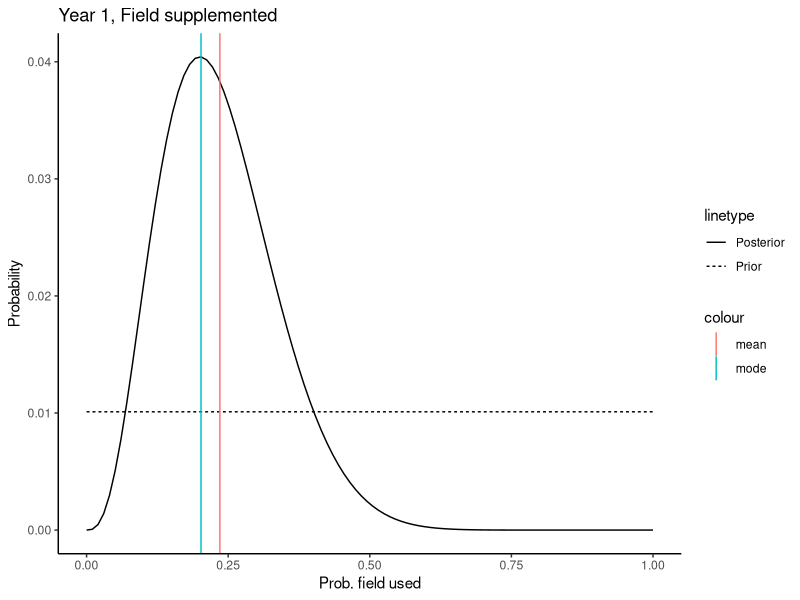
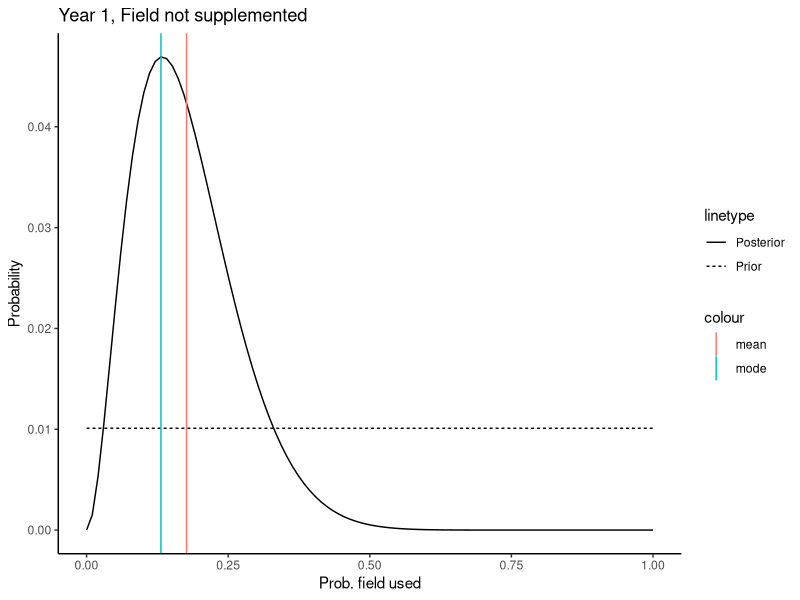
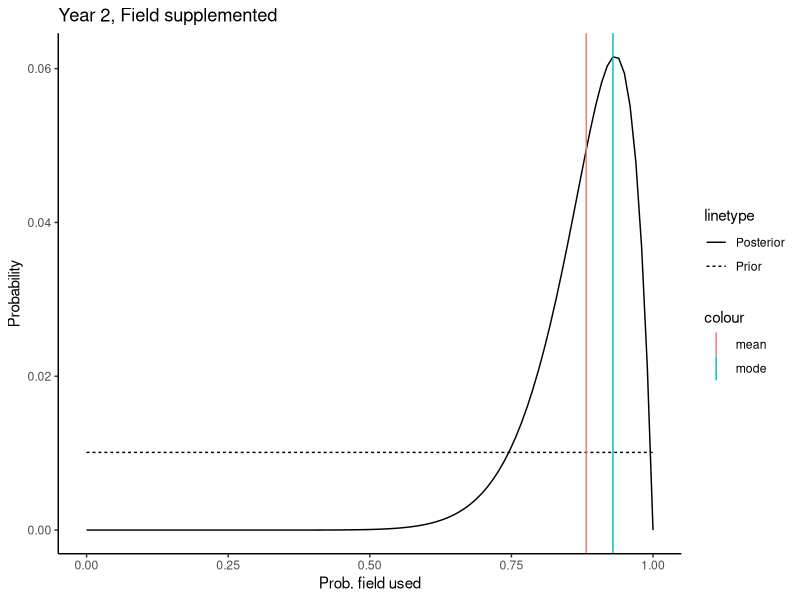
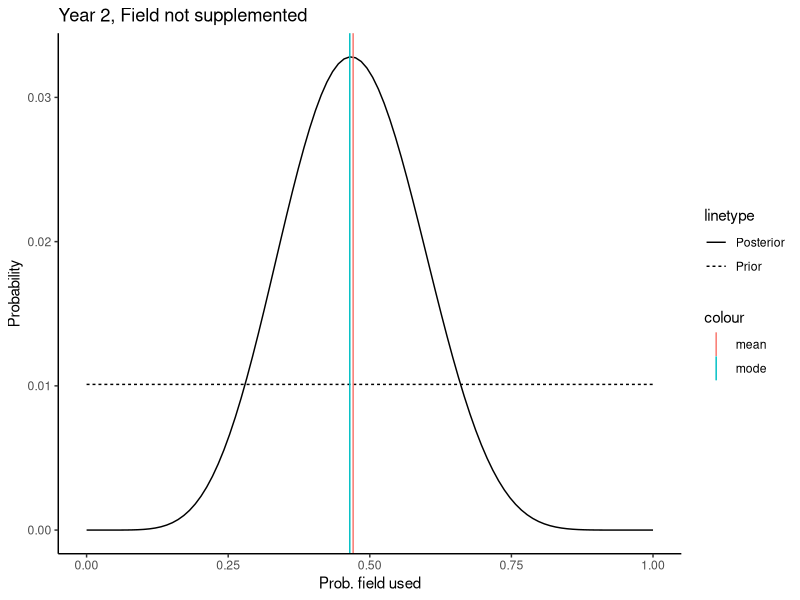
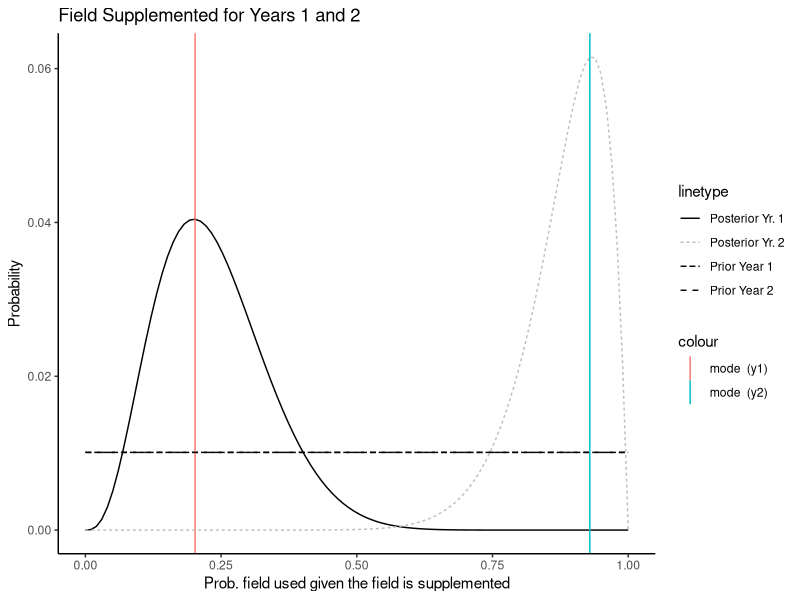
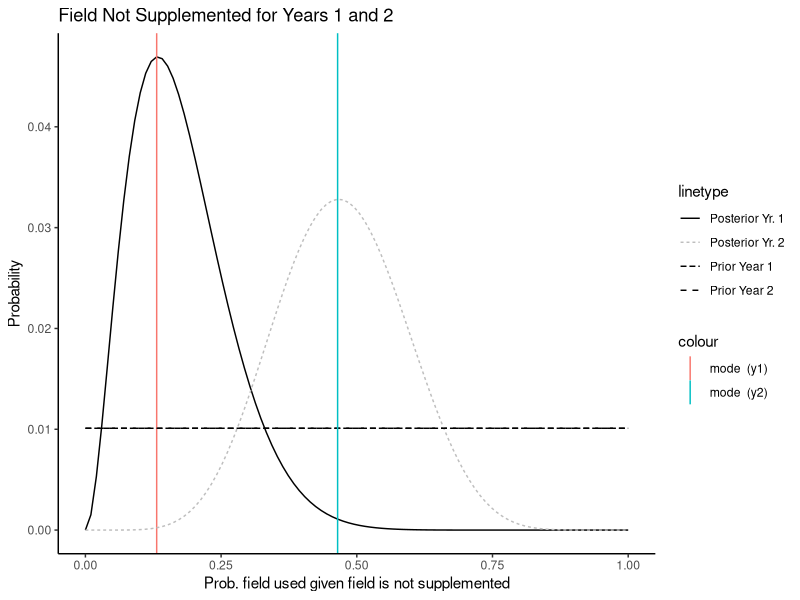
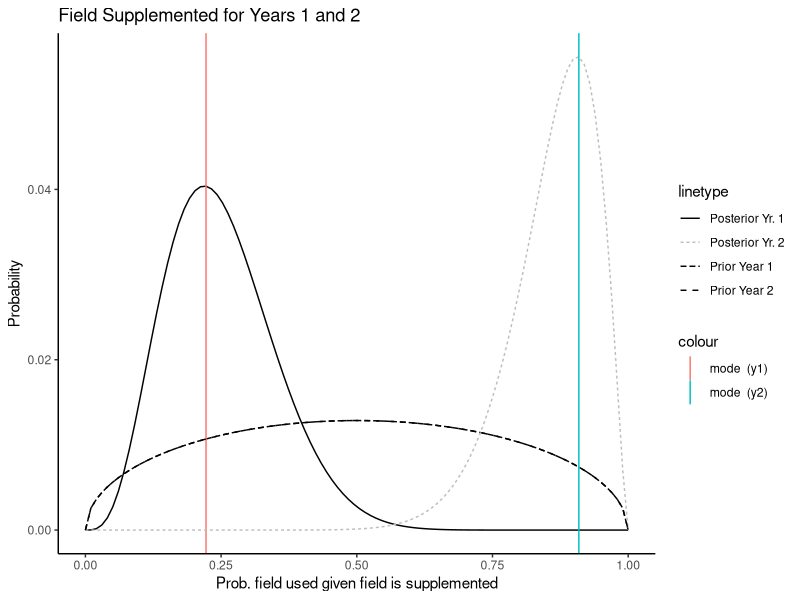
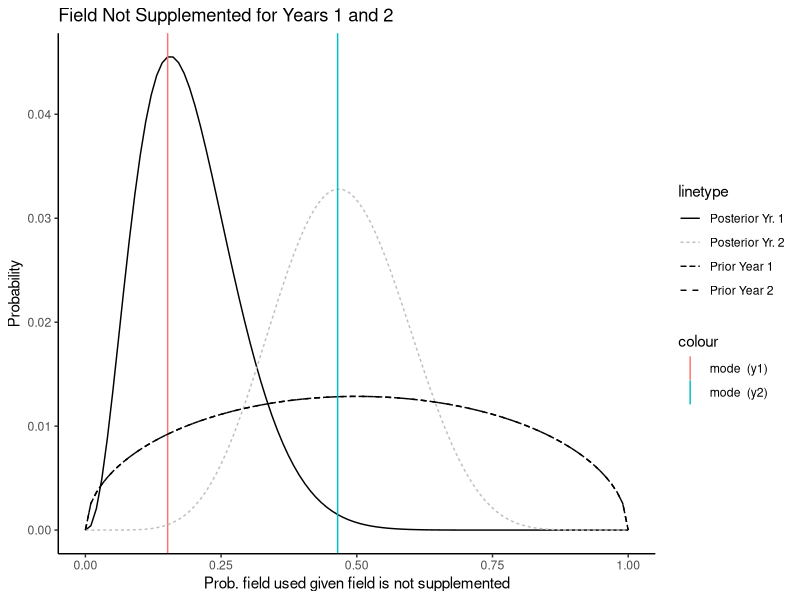

These figures' R source, in order:
## ---- chunk 1
# Reading in the crane data
data = read.csv("crane_data.csv")
print(data)
## ---- chunk 2
## Extracting information from CSV

y1_supp = data[1,2]
#y1_supp  
y1_no_supp = data[2,2]
#y1_no_supp  
y2_supp = data[1,3]
#y2_supp  
y2_no_supp = data[2,3]
#y2_no_supp

N = 15 #number or trials (fields)


extracted_data = list(y1_supp, y1_no_supp, y2_supp, y2_no_supp)
## ---- chunk 3
## Grid approximation (with uniform(0,1) as the prior)
library(ggplot2)
# 1. Define grid
p_grid = seq(0, 1, len=100)
dp = p_grid[2] - p_grid[1]

# 2. Compute prior
prior = dunif(p_grid, 0, 1)


posteriors = list()
mean_p = list()
mode_p = list()

for (i in seq_along(extracted_data)) {

  # 3. Compute likelihood
  element <- dbinom(extracted_data[[i]], size=N, prob=p_grid)
  
  # 4. Compute unnormalized posterior
  unnorm_posterior <- prior * element
  
  # 5. Normalize posterior to "integrate" to one
  posterior <- unnorm_posterior / sum(unnorm_posterior)
  
  # Add prior to list of priors 
  posteriors[[i]] <- posterior
  
  # Computing the means and modes
  mean_p[[i]] <- sum(posterior * p_grid)
  mode_p[[i]] <- p_grid[which.max(posterior)]
  
}  
#posteriors
## ---- chunk 4
# Year 1, Field supplemented
ggplot() + 
      geom_line(aes(x=p_grid, y=posteriors[[1]], linetype="Posterior")) + 
		  geom_line(aes(x=p_grid, y=prior*dp, linetype="Prior")) +
		  ylab("Probability") + xlab("Prob. field used") +
      ggtitle("Year 1, Field supplemented")+
      geom_vline(aes(xintercept=mean_p[[1]], color="mean")) + 
	    geom_vline(aes(xintercept=mode_p[[1]], color="mode"))+		  
      theme_classic()

# Year 1, Field not supplemented
ggplot() + 
      geom_line(aes(x=p_grid, y=posteriors[[2]], linetype="Posterior")) + 
		  geom_line(aes(x=p_grid, y=prior*dp, linetype="Prior")) +
		  ylab("Probability") + xlab("Prob. field used") +
      ggtitle("Year 1, Field not supplemented")+
		  geom_vline(aes(xintercept=mean_p[[2]], color="mean")) + 
	    geom_vline(aes(xintercept=mode_p[[2]], color="mode"))+ 
      theme_classic()
## ---- chunk 5
# Year 2, Field supplemented
ggplot() + 
      geom_line(aes(x=p_grid, y=posteriors[[3]], linetype="Posterior")) + 
		  geom_line(aes(x=p_grid, y=prior*dp, linetype="Prior")) +
		  ylab("Probability") + xlab("Prob. field used") +
      ggtitle("Year 2, Field supplemented")+
      geom_vline(aes(xintercept=mean_p[[3]], color="mean")) + 
	    geom_vline(aes(xintercept=mode_p[[3]], color="mode"))+
      theme_classic()

# Year 2, Field not supplemented
ggplot() + 
      geom_line(aes(x=p_grid, y=posteriors[[4]], linetype="Posterior")) + 
		  geom_line(aes(x=p_grid, y=prior*dp, linetype="Prior")) +
		  ylab("Probability") + xlab("Prob. field used") +
      ggtitle("Year 2, Field not supplemented")+
      geom_vline(aes(xintercept=mean_p[[4]], color="mean")) + 
	    geom_vline(aes(xintercept=mode_p[[4]], color="mode"))+
		  theme_classic()
## ---- chunk 6
# Prob. of field usage given the field is supplemented

ggplot() + 
      geom_line(aes(x=p_grid, y=posteriors[[1]], linetype="Posterior Yr. 1"), color = "black") + 
		  geom_line(aes(x=p_grid, y=prior*dp, linetype="Prior Year 1")) +
      #geom_vline(aes(xintercept=mean_p[[1]], color="mean (y1)")) + 
	    geom_vline(aes(xintercept=mode_p[[1]], color="mode  (y1)"))+
      geom_line(aes(x=p_grid, y=posteriors[[3]], linetype="Posterior Yr. 2"), color = "gray") + 
		  geom_line(aes(x=p_grid, y=prior*dp, linetype="Prior Year 2")) +
		  ylab("Probability") + xlab("Prob. field used given the field is supplemented") +
      ggtitle("Field Supplemented for Years 1 and 2")+
      #geom_vline(aes(xintercept=mean_p[[3]], color="mean  (y2)")) + 
	    geom_vline(aes(xintercept=mode_p[[3]], color="mode  (y2)"))+
      theme_classic()



# Field not supplemented

ggplot() + 
      geom_line(aes(x=p_grid, y=posteriors[[2]], linetype="Posterior Yr. 1"), color = "black") + 
		  geom_line(aes(x=p_grid, y=prior*dp, linetype="Prior Year 1")) +
      #geom_vline(aes(xintercept=mean_p[[2]], color="mean (y1)")) + 
	    geom_vline(aes(xintercept=mode_p[[2]], color="mode  (y1)"))+
      geom_line(aes(x=p_grid, y=posteriors[[4]], linetype="Posterior Yr. 2"), color = "gray") + 
		  geom_line(aes(x=p_grid, y=prior*dp, linetype="Prior Year 2")) +
		  ylab("Probability") + xlab("Prob. field used given field is not supplemented") +
      ggtitle("Field Not Supplemented for Years 1 and 2")+
      #geom_vline(aes(xintercept=mean_p[[4]], color="mean  (y2)")) + 
	    geom_vline(aes(xintercept=mode_p[[4]], color="mode  (y2)"))+
      theme_classic()



## ---- chunk 7
## Grid approximation (with Beta(0,1) as the prior)


# 1. Define grid
p_grid = seq(0, 1, len=100)
dp = p_grid[2] - p_grid[1]

# 2. Compute prior
mu = 0.5 # mean
phi = 3 # precision
a = mu*phi
b = (1 - mu)*phi
prior_beta = dbeta(p_grid, a, b)


posteriors_beta = list()
mean_p_beta = list()
mode_p_beta = list()

for (i in seq_along(extracted_data)) {

  # 3. Compute likelihood
  element <- dbinom(extracted_data[[i]], size=N, prob=p_grid)
  
  # 4. Compute unnormalized posterior
  unnorm_posterior <- prior_beta * element
  
  # 5. Normalize posterior to "integrate" to one
  posterior <- unnorm_posterior / sum(unnorm_posterior)
  
  # Add prior to list of priors 
  posteriors_beta[[i]] <- posterior
  
  # Computing the means and modes
  mean_p_beta[[i]] <- sum(posterior * p_grid)
  mode_p_beta[[i]] <- p_grid[which.max(posterior)]
  
}  
#posteriors


## ---- chunk 8
# Field supplemented; beta prior 
ggplot() + 
      geom_line(aes(x=p_grid, y=posteriors_beta[[1]], linetype="Posterior Yr. 1"), color = "black") + 
		  geom_line(aes(x=p_grid, y=prior_beta*dp, linetype="Prior Year 1")) +
      #geom_vline(aes(xintercept=mean_p_beta[[1]], color="mean (y1)")) + 
	    geom_vline(aes(xintercept=mode_p_beta[[1]], color="mode  (y1)"))+
      geom_line(aes(x=p_grid, y=posteriors_beta[[3]], linetype="Posterior Yr. 2"), color = "gray") + 
		  geom_line(aes(x=p_grid, y=prior_beta*dp, linetype="Prior Year 2")) +
		  ylab("Probability") + xlab("Prob. field used given field is supplemented") +
      ggtitle("Field Supplemented for Years 1 and 2")+
      #geom_vline(aes(xintercept=mean_p_beta[[3]], color="mean  (y2)")) + 
	    geom_vline(aes(xintercept=mode_p_beta[[3]], color="mode  (y2)"))+
      theme_classic()

# Field not supplemented; Beta prior 
ggplot() + 
      geom_line(aes(x=p_grid, y=posteriors_beta[[2]], linetype="Posterior Yr. 1"), color = "black") + 
		  geom_line(aes(x=p_grid, y=prior_beta*dp, linetype="Prior Year 1")) +
      #geom_vline(aes(xintercept=mean_p_beta[[2]], color="mean (y1)")) + 
	    geom_vline(aes(xintercept=mode_p_beta[[2]], color="mode  (y1)"))+
      geom_line(aes(x=p_grid, y=posteriors[[4]], linetype="Posterior Yr. 2"), color = "gray") + 
		  geom_line(aes(x=p_grid, y=prior_beta*dp, linetype="Prior Year 2")) +
		  ylab("Probability") + xlab("Prob. field used given field is not supplemented") +
      ggtitle("Field Not Supplemented for Years 1 and 2")+
      #geom_vline(aes(xintercept=mean_p_beta[[4]], color="mean  (y2)")) + 
	    geom_vline(aes(xintercept=mode_p_beta[[4]], color="mode  (y2)"))+
      theme_classic()
## ---- chunk 9
print(mode_p)
print(mode_p_beta)
## ---- chunk 10
 
samples_supp_y1 = sample(p_grid,  
                    prob=posteriors_beta[[1]], # samples are wrt the posterior
                    size=10000, # number of samples
                    replace=TRUE) #able to draw the same value more than once
samples_no_supp_y1 = sample(p_grid,  
                    prob=posteriors_beta[[2]], 
                    size=10000, 
                    replace=TRUE)
samples_supp_y2 = sample(p_grid,  
                    prob=posteriors_beta[[3]], 
                    size=10000,
                    replace=TRUE)
samples_no_supp_y2 = sample(p_grid,  
                    prob=posteriors_beta[[4]], 
                    size=10000, 
                    replace=TRUE) 
post_diff_y2 = samples_supp_y2 - samples_no_supp_y2
post_diff_y1 = samples_supp_y1 - samples_no_supp_y1

ggplot() + geom_histogram(aes(x=post_diff_y1, fill="Difference Y1"), alpha=0.2, position="dodge") +
          geom_histogram(aes(x=post_diff_y2, fill="Difference Y2"), alpha=0.2, position="dodge") +
		      scale_fill_manual(values=c("gray", "blue")) +
		      xlab("Difference in Years 1 and 2") +
		      ylab("Count in predictive posterior") +
          #ggtitle("")+
		      theme_classic()


posterior_diff_y2 =  rbinom(length(samples_supp_y2), size=15, prob=samples_supp_y2) - rbinom(length(samples_no_supp_y2), size=15, prob=samples_no_supp_y2) 


posterior_diff_y1 =  rbinom(length(samples_supp_y1), size=15, prob=samples_supp_y1) - rbinom(length(samples_no_supp_y1), size=15, prob=samples_no_supp_y1) 

ggplot() + geom_histogram(aes(x=posterior_diff_y1, fill="Difference Y1"), alpha=0.2, position="dodge") +
          geom_histogram(aes(x=posterior_diff_y2, fill="Difference Y2"), alpha=0.2, position="dodge") +
		      scale_fill_manual(values=c("gray", "blue")) +
		      xlab("Difference in Field Usage in Years 1 and 2") +
		      ylab("Count in predictive posterior") +
          #ggtitle("")+
		      theme_classic()


## ---- chunk 11
bounds_y1 = quantile(post_diff_y1, c(0.025, 0.975))
print(bounds_y1)
bounds_y2 = quantile(post_diff_y2, c(0.025, 0.975))
print(bounds_y2)
## ---- chunk 12
bounds_y1_supp = quantile(samples_supp_y1, c(0.025, 0.975))

p_grid = seq(0, 1, len=100)

ind = p_grid > bounds_y1_supp[1] & p_grid < bounds_y1_supp[2]
ggplot() + geom_line(aes(x=p_grid, y=posteriors_beta[[1]])) +
       geom_area(aes(x=p_grid[ind], y=posteriors_beta[[1]][ind]), fill='blue', alpha=0.2) +
		   xlab("Prob. of field usage in year 1 given field supplementation") +
		   ylab("Density") +
		   annotate("text", x=0.25, y=0.002, label="2.5%") +
		   annotate("text", x=0.75, y=0.002, label="95%") +
		   annotate("text", x=1.02, y=0.002, label="2.5%") +
		   annotate("text", x=bounds_y1_supp[1], y=-0.00, label=round(bounds_y1_supp[1], 2)) +
		   annotate("text", x=bounds_y1_supp[2], y=-0.00, label=round(bounds_y1_supp[2], 2)) +
		   theme_classic()
## ---- chunk 13
bounds_y1_no_supp = quantile(samples_no_supp_y1, c(0.025, 0.975))

p_grid = seq(0, 1, len=100)

ind = p_grid > bounds_y1_no_supp[1] & p_grid < bounds_y1_no_supp[2]
ggplot() + geom_line(aes(x=p_grid, y=posteriors_beta[[2]])) +
       geom_area(aes(x=p_grid[ind], y=posteriors_beta[[2]][ind]), fill='blue', alpha=0.2) +
		   xlab("Prob. of field usage in year 1 given no field supplementation") +
		   ylab("Density") +
		   annotate("text", x=0.25, y=0.002, label="2.5%") +
		   annotate("text", x=0.75, y=0.002, label="95%") +
		   annotate("text", x=1.02, y=0.002, label="2.5%") +
		   annotate("text", x=bounds_y1_no_supp[1], y=-0.00, label=round(bounds_y1_no_supp[1], 2)) +
		   annotate("text", x=bounds_y1_no_supp[2], y=-0.00, label=round(bounds_y1_no_supp[2], 2)) +
		   theme_classic()

## ---- chunk 14
bounds_y2_supp = quantile(samples_supp_y2, c(0.025, 0.975))

p_grid = seq(0, 1, len=100)

ind = p_grid > bounds_y2_supp[1] & p_grid < bounds_y2_supp[2]
ggplot() + geom_line(aes(x=p_grid, y=posteriors_beta[[3]])) +
       geom_area(aes(x=p_grid[ind], y=posteriors_beta[[3]][ind]), fill='blue', alpha=0.2) +
		   xlab("Prob. of field usage in year 2 given field supplementation") +
		   ylab("Density") +
		   annotate("text", x=0.25, y=0.002, label="2.5%") +
		   annotate("text", x=0.75, y=0.002, label="95%") +
		   annotate("text", x=1.02, y=0.002, label="2.5%") +
		   annotate("text", x=bounds_y2_supp[1], y=-0.00, label=round(bounds_y2_supp[1], 2)) +
		   annotate("text", x=bounds_y2_supp[2], y=-0.00, label=round(bounds_y2_supp[2], 2)) +
		   theme_classic()
## ---- chunk 15
bounds_y2_no_supp = quantile(samples_no_supp_y2, c(0.025, 0.975))

p_grid = seq(0, 1, len=100)

ind = p_grid > bounds_y2_no_supp[1] & p_grid < bounds_y2_no_supp[2]
ggplot() + geom_line(aes(x=p_grid, y=posteriors_beta[[4]])) +
       geom_area(aes(x=p_grid[ind], y=posteriors_beta[[4]][ind]), fill='blue', alpha=0.2) +
		   xlab("Prob. of field usage in year 2 given no field supplementation") +
		   ylab("Density") +
		   annotate("text", x=0.25, y=0.002, label="2.5%") +
		   annotate("text", x=0.75, y=0.002, label="95%") +
		   annotate("text", x=1.02, y=0.002, label="2.5%") +
		   annotate("text", x=bounds_y2_no_supp[1], y=-0.00, label=round(bounds_y2_no_supp[1], 2)) +
		   annotate("text", x=bounds_y2_no_supp[2], y=-0.00, label=round(bounds_y2_no_supp[2], 2)) +
		   theme_classic()
